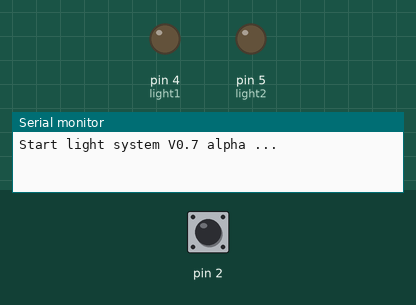
Simulated run of this sketch. Board: Arduino Uno, built with avr-gcc and run on an emulated ATmega328P. On the bench: output pins drawn as LEDs (lit = HIGH), the last lines printed to the serial monitor. Inputs (shaded band) come from the test bench; at power-on: pin 2 HIGH.

Above: at 1.2 s.
1.3 s: pin 2 pulled LOW for 0.15 s
At 1.9 s:
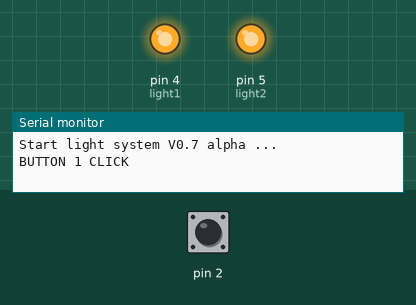
2.9 s: pin 2 pulled LOW for 1 s
At 4.9 s:
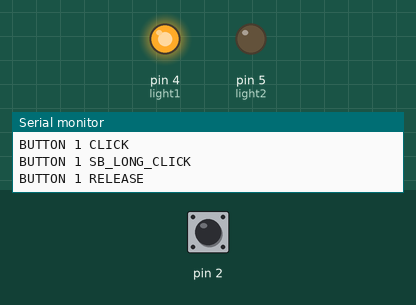
5.4 s: pin 2 driven LOW
At 6.6 s:
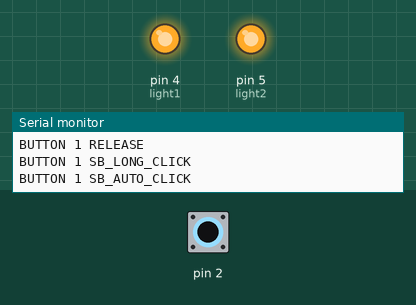
Timing chart, 0 to 8.4 s (numbered marks = the images above; inputs shaded):
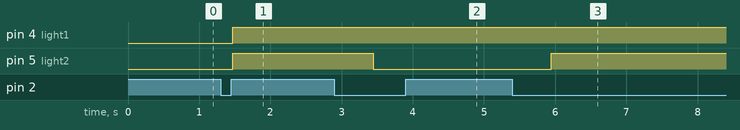

Measured:
- after the input at 1.3 s, pin 4 (light1), pin 5 (light2): LOW → HIGH after 0.17 s
- after the input at 2.9 s, pin 5 (light2): HIGH → LOW after 0.55 s
- after the input at 5.4 s, pin 5 (light2): LOW → HIGH after 0.54 s

The sketch:

LIGHT_BT_bedroom.ino
```cpp
#include "sav_button.h"
SButton  lbut1(2,100,500,1000,500);
int light1=4;
int light2=5;
//int light3=6;
int lstatus=0;
int ldirection=1;
void setup() {
  // put your setup code here, to run once:
   lbut1.begin();
   pinMode(light1, OUTPUT);
   pinMode(light2, OUTPUT);
   //pinMode(light3, OUTPUT);


   Serial.begin(115200);
   Serial.println("Start light system V0.7 alpha ...");
}

void loop() {
  // put your main code here, to run repeatedly:
switch( lbut1.Loop() ){
      case SB_AUTO_CLICK:
      Serial.println("BUTTON 1 SB_AUTO_CLICK");
      if(ldirection==0 && lstatus>0){lstatus--;}
      else if(ldirection==1 && lstatus<2){lstatus++;}
      break;
      case SB_LONG_CLICK:
         Serial.println("BUTTON 1 SB_LONG_CLICK");
         if(ldirection==0 && lstatus>0){lstatus--;}
         else if(ldirection==1 && lstatus<2){lstatus++;}
         break;
      case SB_RELEASE:
         Serial.println("BUTTON 1 RELEASE");
         //digitalWrite(light1,LOW);
         // digitalWrite(light2,LOW);
         // digitalWrite(light3,LOW);
         if(ldirection==0){ldirection=1;}
         else if(ldirection==1){ldirection=0;}
         break;
      case SB_CLICK:
         Serial.println("BUTTON 1 CLICK");
         if(lstatus==0){lstatus=2; ldirection=0;}
         else {lstatus=0; ldirection=1;}
         //digitalWrite(light1,HIGH);
         // digitalWrite(light2,HIGH);
         //digitalWrite(light3,HIGH);
         break;
   }

switch (lstatus)
{
 case 0:
    digitalWrite(light1,LOW);
    digitalWrite(light2,LOW);
   // digitalWrite(light3,LOW);
    break;
 case 1:
    digitalWrite(light1,HIGH);
    digitalWrite(light2,LOW);
   // digitalWrite(light3,LOW);
    break;
 case 2:
    digitalWrite(light1,HIGH);
    digitalWrite(light2,HIGH);
   // digitalWrite(light3,LOW);
    break;
// case 3:
//    digitalWrite(light1,HIGH);
//    digitalWrite(light2,HIGH);
//    digitalWrite(light3,HIGH);
//    break;
}


}
```
